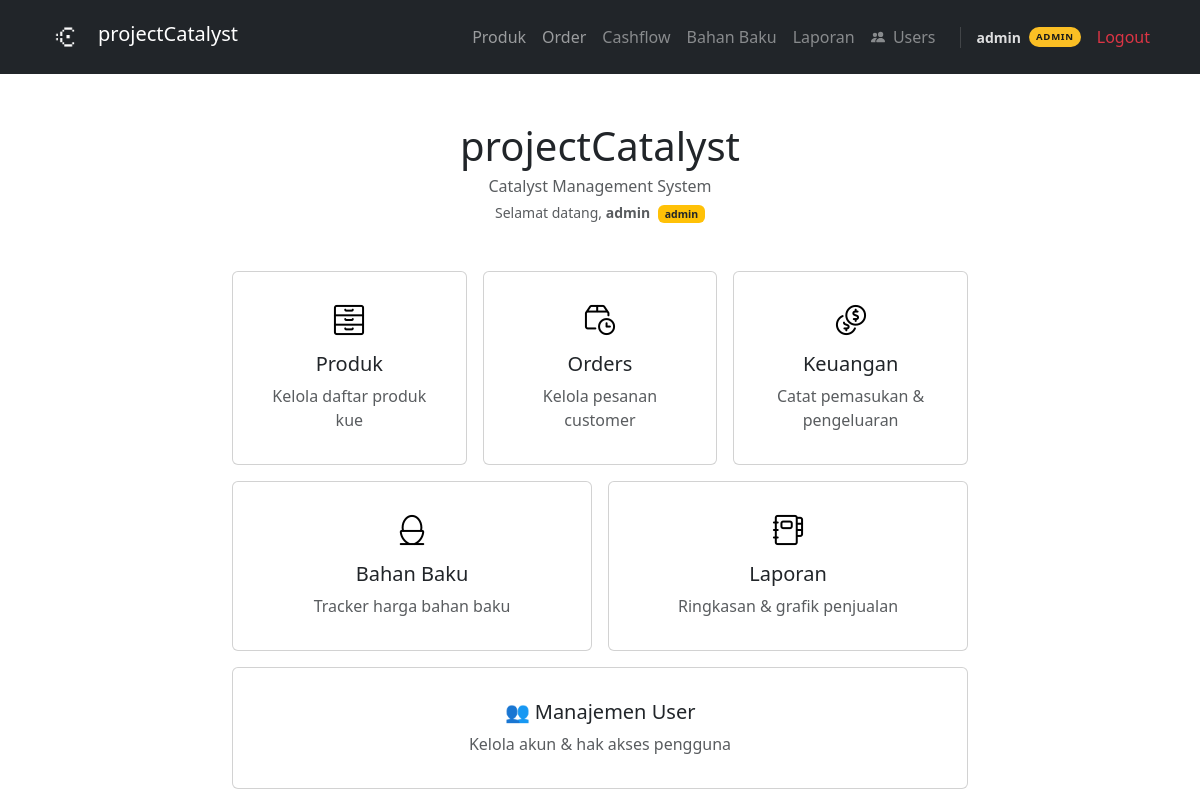
The page / (signed in) on the database its author committed.
### tables this page shows
CREATE TABLE users (id INTEGER PRIMARY KEY AUTOINCREMENT, username TEXT UNIQUE NOT NULL, password_hash TEXT NOT NULL, created_at TIMESTAMP DEFAULT CURRENT_TIMESTAMP, role TEXT NOT NULL DEFAULT 'user');

### app.py (the view)
@app.route('/')
@login_required
def index():
    return render_template('index.html')

### app.py (called while the page is built)
@login_manager.user_loader
def load_user(user_id):
    row = get_user_by_id(user_id)
    if row:
        return User(row['id'], row['username'], row['password_hash'], row['role'])
    return None

    @property
    def is_admin(self):
        return self.role == 'admin'

### database/db.py (called while the page is built)
def get_connection():
    conn = sqlite3.connect(DB_PATH)
    conn.row_factory = sqlite3.Row
    conn.execute("PRAGMA foreign_keys = ON")
    return conn

def get_user_by_id(user_id):
    conn = get_connection()
    user = conn.execute('SELECT * FROM users WHERE id = ?', (user_id,)).fetchone()
    conn.close()
    return user

### templates/index.html (shortened to what this page needs)
{% extends 'base.html' %}
{% block content %}
<div class="row justify-content-center mt-5">
    <div class="col-md-8 text-center">
        <h1 class="mb-1">projectCatalyst</h1>
        <p class="text-muted mb-1">Catalyst Management System</p>
        {% if current_user.is_authenticated %}
        <p class="text-muted small mb-5">
            Selamat datang, <strong>{{ current_user.username }}</strong>
            <span class="badge {% if current_user.is_admin %}bg-warning text-dark{% else %}bg-success{% endif %} ms-1">
                {{ current_user.role }}
            </span>
        </p>
        {% endif %}
        <div class="row g-3">
            <div class="col-md-4">
                <a href="/products" class="text-decoration-none">
                    <div class="card h-100 p-3">
                        <div class="card-body text-center">
                            <img src="/static/product.png" height="32" class="mb-3">
                            <h5 class="card-title">Produk</h5>
                            <p class="card-text text-muted">Kelola daftar produk kue</p>
                        </div>
                    </div>
                </a>
            </div>
            <div class="col-md-4">
                <a href="/orders" class="text-decoration-none">
                    <div class="card h-100 p-3">
                        <div class="card-body text-center">
                            <img src="/static/orders.png" height="32" class="mb-3">
                            <h5 class="card-title">Orders</h5>
                            <p class="card-text text-muted">Kelola pesanan customer</p>
                        </div>
                    </div>
                </a>
            </div>
            {% if current_user.is_admin %}
            <div class="col-md-4">
                <a href="/cashflow" class="text-decoration-none">
                    <div class="card h-100 p-3">
                        <div class="card-body text-center">
                            <img src="/static/cashflow.png" height="32" class="mb-3">
                            <h5 class="card-title">Keuangan</h5>
                            <p class="card-text text-muted">Catat pemasukan &amp; pengeluaran</p>
                        </div>
                    </div>
                </a>
            </div>
            <div class="col-md-6">
                <a href="/ingredients" class="text-decoration-none">
                    <div class="card h-100 p-3">
                        <div class="card-body text-center">
                            <img src="/static/ingredient.png" height="32" class="mb-3">
                            <h5 class="card-title">Bahan Baku</h5>
                            <p class="card-text text-muted">Tracker harga bahan baku</p>
                        </div>
                    </div>
                </a>
            </div>
            <div class="col-md-6">
                <a href="/reports" class="text-decoration-none">
                    <div class="card h-100 p-3">
                        <div class="card-body text-center">
                            <img src="/static/reports.png" height="32" class="mb-3">
                            <h5 class="card-title">Laporan</h5>
                            <p class="card-text text-muted">Ringkasan &amp; grafik penjualan</p>
                        </div>
                    </div>
                </a>
            </div>
            <div class="col-md-12">
                <a href="/admin/users" class="text-decoration-none">
                    <div class="card h-100 p-3">
                        <div class="card-body text-center">
                            <h5 class="card-title">👥 Manajemen User</h5>
                            <p class="card-text text-muted">Kelola akun &amp; hak akses pengguna</p>
                        </div>
                    </div>
                </a>
            </div>
            {% endif %}
        </div>
    </div>
</div>
{% endblock %}

### templates/base.html (shortened to what this page needs)
<!DOCTYPE html>
<html lang="id">
<head>
    <link href="https://cdnjs.cloudflare.com/ajax/libs/bootstrap/5.3.0/css/bootstrap.min.css" rel="stylesheet">
</head>
<body>
<nav class="navbar navbar-expand-lg navbar-dark bg-dark">
    <div class="container">
        <a class="navbar-brand d-flex align-items-center gap-2" href="/">
            <img src="/static/logo.png" height="48" width="48" style="vertical-align: middle">
            <span style="margin-bottom: 6px">projectCatalyst</span>
        </a>
        <div class="collapse navbar-collapse" id="navmenu">
            <ul class="navbar-nav ms-auto align-items-lg-center">
                <li class="nav-item"><a class="nav-link" href="/products">Produk</a></li>
                <li class="nav-item"><a class="nav-link" href="/orders">Order</a></li>
                {% if current_user.is_authenticated and current_user.is_admin %}
                <li class="nav-item admin-only"><a class="nav-link" href="/cashflow">Cashflow</a></li>
                <li class="nav-item admin-only"><a class="nav-link" href="/ingredients">Bahan Baku</a></li>
                <li class="nav-item admin-only"><a class="nav-link" href="/reports">Laporan</a></li>
                <li class="nav-item admin-only">
                    <a class="nav-link" href="/admin/users">
                        Users
                    </a>
                </li>
                {% endif %}
                {% if current_user.is_authenticated %}
                <li class="nav-item ms-lg-3 d-flex align-items-center gap-2" style="border-left: 1px solid rgba(255,255,255,0.15); padding-left: 1rem;">
                    <span class="text-white small fw-semibold" style="opacity:.85">{{ current_user.username }}</span>
                    <span class="role-badge {{ current_user.role }}">{{ current_user.role }}</span>
                </li>
                {% endif %}
                <li class="nav-item ms-lg-2">
                    <a class="nav-link text-danger" href="{{ url_for('logout') }}">Logout</a>
                </li>
            </ul>
        </div>
    </div>
</nav>
<div class="container mt-4">
    {% block content %}{% endblock %}
</div>
</body>
</html>

### templates/base.html (style rules this page uses)
.card { transition: all 0.2s ease; cursor: pointer; }
.nav-link { transition: all 0.2s ease; position: relative; }
.nav-link::after { content: ''; position: absolute; bottom: 0; left: 0; width: 0; height: 2px; background: #fff; transition: width 0.3s ease; }
.role-badge { font-size: 0.6rem; font-weight: 800; letter-spacing: 0.07em; padding: 2px 7px; border-radius: 999px; text-transform: uppercase; line-height: 1.6; display: inline-block; }
.role-badge.admin { background: #fbbf24; color: #1a1a1a; }
.nav-item.admin-only { opacity: 0.85; }

### rows shown on the page
users: username "admin", role "ADMIN", role "admin"
